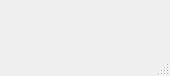
<?xml version="1.0" encoding="UTF-8"?>
<ui version="4.0">
 <class>run</class>
 <widget class="QMainWindow" name="run">
  <property name="geometry">
   <rect>
    <x>0</x>
    <y>0</y>
    <width>170</width>
    <height>76</height>
   </rect>
  </property>
  <property name="windowTitle">
   <string>run</string>
  </property>
  <widget class="QWidget" name="centralwidget"/>
  <widget class="QStatusBar" name="statusbar"/>
 </widget>
 <resources/>
 <connections/>
</ui>
